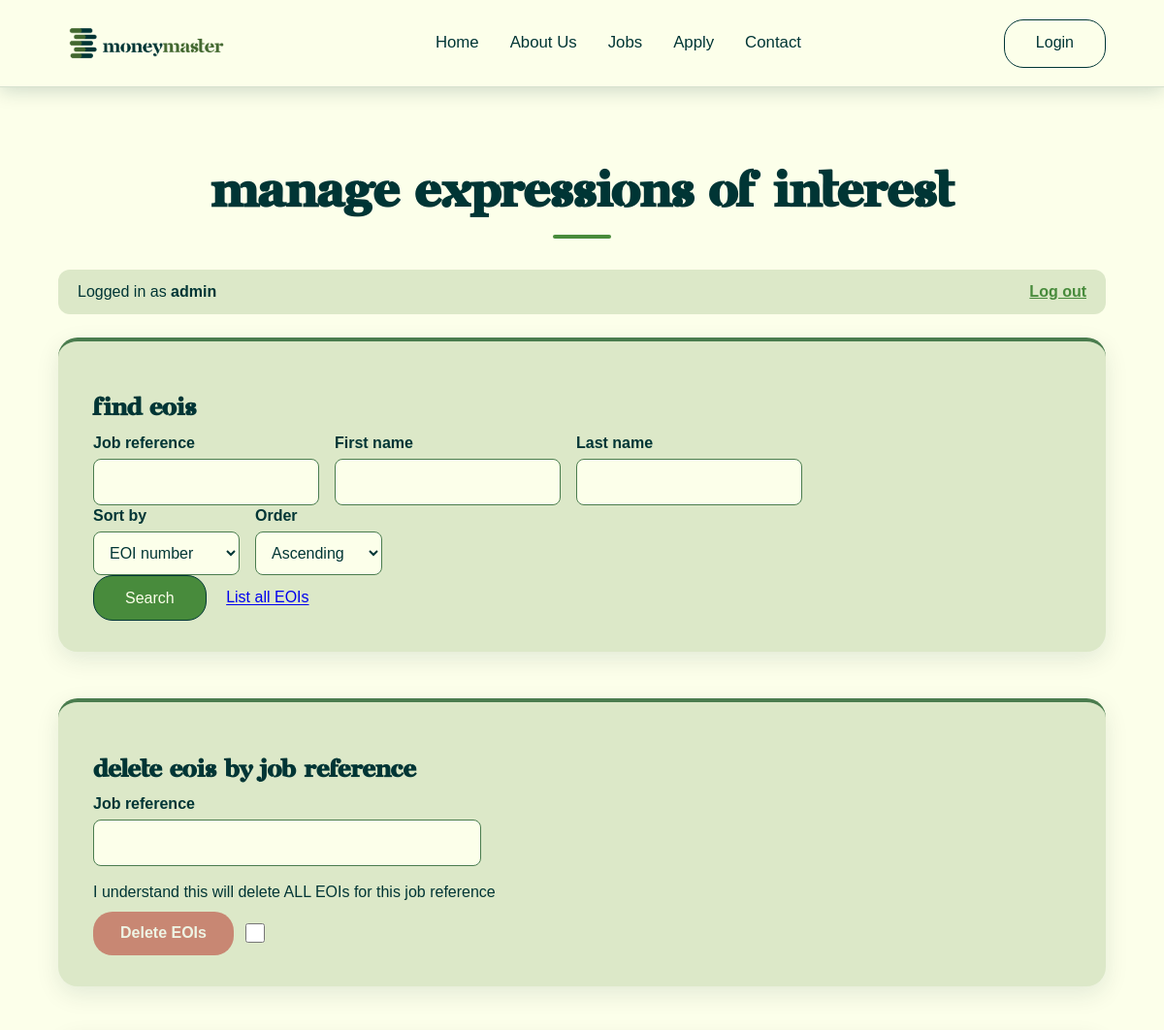
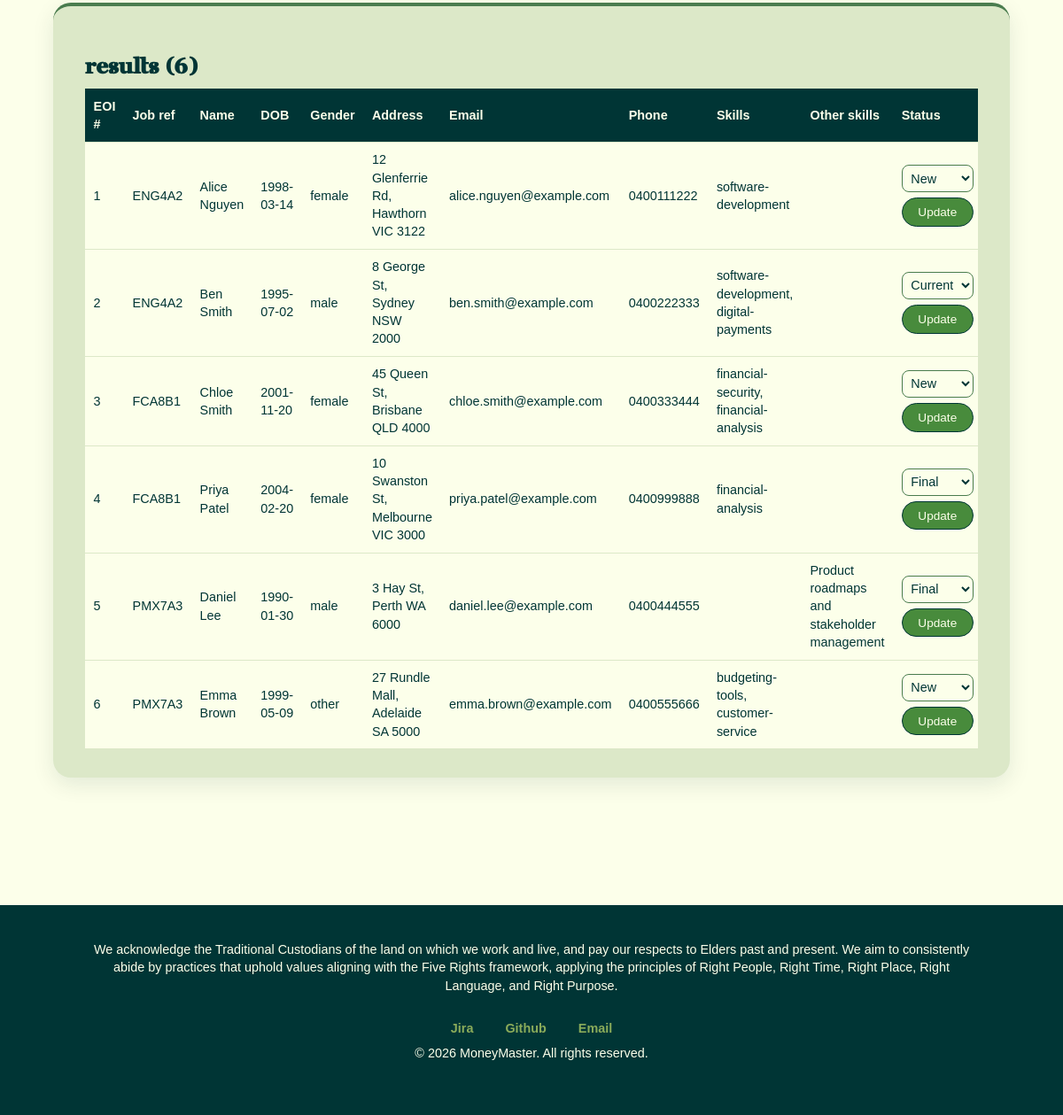
The app's page /project2/manage.php (signed in) with its own data (2 pictures, top to bottom).
### tables this page shows
CREATE TABLE `eoi` (
  `EOInumber`      INT AUTO_INCREMENT PRIMARY KEY,
  `job_ref`        VARCHAR(6)   NOT NULL,
  `first_name`     VARCHAR(20)  NOT NULL,
  `last_name`      VARCHAR(20)  NOT NULL,
  `dob`            DATE         NOT NULL,
  `gender`         VARCHAR(10)  NOT NULL,
  `street_address` VARCHAR(40)  NOT NULL,
  `suburb`         VARCHAR(40)  NOT NULL,
  `state`          VARCHAR(3)   NOT NULL,
  `postcode`       CHAR(4)      NOT NULL,
  `email`          VARCHAR(100) NOT NULL,
  `phone`          VARCHAR(12)  NOT NULL,
  `skills`         VARCHAR(255),
  `other_skills`   TEXT,
  `status`         ENUM('New', 'Current', 'Final') NOT NULL DEFAULT 'New'
);

### project2/manage.php (the view, shortened to what this page needs)
<?php
function e($value) {
    return htmlspecialchars((string)$value, ENT_QUOTES, "UTF-8", false);
}
require_once "settings.php";
$conn = @mysqli_connect($host, $user, $pwd, $sql_db);
$db_error = "";
$results = array();
$sort_fields = array(
    "EOInumber"      => "EOI number",
    "job_ref"        => "Job reference",
    "first_name"     => "First name",
    "last_name"      => "Last name",
    "dob"            => "Date of birth",
    "gender"         => "Gender",
    "street_address" => "Street address",
    "suburb"         => "Suburb",
    "state"          => "State",
    "postcode"       => "Postcode",
    "email"          => "Email",
    "phone"          => "Phone",
    "skills"         => "Skills",
    "other_skills"   => "Other skills",
    "status"         => "Status"
);
$statuses = array("New", "Current", "Final");
$search_jobref = isset($_GET["jobref"])    ? trim($_GET["jobref"])    : "";
$search_first  = isset($_GET["firstname"]) ? trim($_GET["firstname"]) : "";
$search_last   = isset($_GET["lastname"])  ? trim($_GET["lastname"])  : "";
$sort  = (isset($_GET["sort"]) && array_key_exists($_GET["sort"], $sort_fields)) ? $_GET["sort"] : "EOInumber";
$order = (isset($_GET["order"]) && $_GET["order"] == "DESC") ? "DESC" : "ASC";
if (!$conn) {
    $db_error = "Unable to connect to the database.";
} else {
    $sql = "SELECT * FROM eoi";
    $sql .= " ORDER BY $sort $order";
    $stmt = mysqli_prepare($conn, $sql);
    if (!$stmt) {
        $db_error = "The EOI table does not exist yet. Submit an application first.";
    } else {
        mysqli_stmt_execute($stmt);
        $result = mysqli_stmt_get_result($stmt);
        while ($row = mysqli_fetch_assoc($result)) {
            $results[] = $row;
        }
    }
}
?>
<!DOCTYPE html>
<html lang="en">
<head>
    <link rel="stylesheet" href="../styles/styles.css">
</head>
<body>
    <?php include 'header.inc'; ?>
    <main class="manage-page">
        <h1>Manage Expressions of Interest</h1>
        <div class="manage-bar">
            <span>Logged in as <strong><?php echo e($_SESSION["username"]); ?></strong></span>
            <a href="logout.php">Log out</a> <?php  ?>
        </div>
        <section>
            <h2>Find EOIs</h2>
            <form action="manage.php" method="GET">
                <div class="form-row">
                    <div>
                        <label for="jobref">Job reference</label>
                        <input type="text" id="jobref" name="jobref" maxlength="6" value="<?php echo e($search_jobref); ?>">
                    </div>
                    <div>
                        <label for="firstname">First name</label>
                        <input type="text" id="firstname" name="firstname" maxlength="20" value="<?php echo e($search_first); ?>">
                    </div>
                    <div>
                        <label for="lastname">Last name</label>
                        <input type="text" id="lastname" name="lastname" maxlength="20" value="<?php echo e($search_last); ?>">
                    </div>
                </div>
                <div class="form-row">
                    <div>
                        <label for="sort">Sort by</label>
                        <select id="sort" name="sort">
                            <?php foreach ($sort_fields as $field => $label) { ?>
                                <option value="<?php echo $field; ?>" <?php if ($sort == $field) echo "selected"; ?>><?php echo $label; ?></option>
                            <?php } ?>
                        </select>
                    </div>
                    <div>
                        <label for="order">Order</label>
                        <select id="order" name="order">
                            <option value="ASC" <?php if ($order == "ASC") echo "selected"; ?>>Ascending</option>
                        </select>
                    </div>
                </div>
                <div>
                    <button type="submit">Search</button>
                    <a href="manage.php">List all EOIs</a>
                </div>
            </form>
        </section>
        <section>
            <h2>Delete EOIs by Job Reference</h2>
            <form action="manage.php" method="POST">
                <label for="delete_jobref">Job reference</label>
                <input type="text" id="delete_jobref" name="delete_jobref" maxlength="6">
                <p class="confirm-text">
                    <label for="confirm_delete">I understand this will delete ALL EOIs for this job reference</label>
                </p>
                <div class="delete-row">
                    <button type="submit">Delete EOIs</button>
                    <input type="checkbox" id="confirm_delete" name="confirm_delete" value="yes">
                </div>
            </form>
        </section>
        <section>
            <h2>Results (<?php echo count($results); ?>)</h2>
            <?php if ($db_error != "") { ?>
                <div class="manage-message"><?php echo $db_error; ?></div>
            <?php } elseif (count($results) == 0) { ?>
                <div class="manage-message">No EOIs found.</div>
            <?php } else { ?>
                <div class="manage-table-wrap">
                    <table class="manage-table">
                        <thead>
                            <tr>
                                <th>EOI #</th>
                                <th>Job ref</th>
                                <th>Name</th>
                                <th>DOB</th>
                                <th>Gender</th>
                                <th>Address</th>
                                <th>Email</th>
                                <th>Phone</th>
                                <th>Skills</th>
                                <th>Other skills</th>
                                <th>Status</th>
                            </tr>
                        </thead>
                        <tbody>
                            <?php foreach ($results as $row) { ?>
                                <tr>
                                    <td><?php echo e($row["EOInumber"]); ?></td>
                                    <td><?php echo e($row["job_ref"]); ?></td>
                                    <td><?php echo e($row["first_name"] . " " . $row["last_name"]); ?></td>
                                    <td><?php echo e($row["dob"]); ?></td>
                                    <td><?php echo e($row["gender"]); ?></td>
                                    <td><?php echo e($row["street_address"] . ", " . $row["suburb"] . " " . $row["state"] . " " . $row["postcode"]); ?></td>
                                    <td><?php echo e($row["email"]); ?></td>
                                    <td><?php echo e($row["phone"]); ?></td>
                                    <td><?php echo e($row["skills"]); ?></td>
                                    <td><?php echo e($row["other_skills"]); ?></td>
                                    <td>
                                        <form action="manage.php?<?php echo e(isset($_SERVER["QUERY_STRING"]) ? $_SERVER["QUERY_STRING"] : ""); ?>" method="POST">
                                            <select name="new_status" aria-label="Status for EOI <?php echo e($row["EOInumber"]); ?>">
                                                <?php foreach ($statuses as $status) { ?>
                                                    <option value="<?php echo $status; ?>" <?php if ($row["status"] == $status) echo "selected"; ?>><?php echo $status; ?></option>
                                                <?php } ?>
                                            </select>
                                            <button type="submit">Update</button>
                                        </form>
                                    </td>
                                </tr>
                            <?php } ?>
                        </tbody>
                    </table>
                </div>
            <?php } ?>
        </section>
    </main>
    <?php include 'footer.inc'; ?>
</body>
</html>

### styles/styles.css (style rules this page uses)
:root { --accent-color: rgb(72, 139, 60); --cream: #fcffea; --dark-green: #003535; --mid-green: #4a7c4e; --light-green: #8aab5a; --white: #ffffff; --soft-green: #dce8c8; --pale-green: #eef4df; --text: #2f4f4f; --muted: #6b7a5e; --radius: 20px; }
* { box-sizing: border-box; line-height: 140%; }
html { scroll-behavior: smooth; }
body { margin: 0; padding: 0; background-color: var(--cream); color: var(--dark-green); font-family: Helvetica, Arial, sans-serif; }
h1, h2, h3, h4 { font-family: "Saint George", Helvetica, Arial, sans-serif; }
h1 { font-size: 50px; }
h2 { font-size: 36px; }
main { width: 100%; max-width: 1200px; min-height: 100vh; margin: 0 auto; padding: 130px 5% 3rem; }
main > section { background-color: var(--soft-green); border-radius: var(--radius); padding: 2rem 2.25rem; margin-bottom: 2rem; border-top: 4px solid var(--mid-green); box-shadow: 0 8px 25px rgba(0, 53, 53, 0.1); }
main > h1 { color: var(--dark-green); text-align: center; margin-bottom: 2rem; }
main > h1::after { content: ""; display: block; width: 60px; height: 4px; margin: 0.5rem auto 0; border-radius: 2px; background-color: var(--accent-color); }
main > section h2 { font-family: "Saint George", sans-serif; font-size: 1.55rem; color: var(--dark-green); font-weight: 700; margin-bottom: 0.4rem; }
main > section:has(form) { max-width: 850px; margin: 0 auto 3rem; background-color: var(--soft-green); }
form p { margin-bottom: 1.2rem; }
label { display: block; margin-bottom: 0.3rem; color: var(--dark-green); font-weight: bold; }
input[type="text"], input[type="email"], input[type="date"], select, textarea { width: 100%; max-width: 400px; padding: 0.75rem; border: 1.5px solid var(--mid-green); border-radius: 8px; color: var(--dark-green); background-color: var(--cream); font-size: 1rem; transition: border-color 0.3s, box-shadow 0.3s; }
.form-row { display: flex; flex-wrap: wrap; gap: 1rem; }
form button { padding: 0.7rem 2rem; margin-right: 1rem; border: 1.5px solid var(--dark-green); border-radius: 20px; font-size: 1rem; cursor: pointer; transition: 0.3s; }
button[type="submit"] { color: var(--cream); background-color: var(--accent-color); }
.manage-page > section:has(form) { max-width: none; }
.manage-bar { display: flex; justify-content: space-between; align-items: center; margin-bottom: 1.5rem; padding: 0.75rem 1.25rem; border-radius: 12px; background-color: var(--soft-green); }
.manage-bar a { color: var(--accent-color); font-weight: bold; }
.manage-table-wrap { overflow-x: auto; }
.manage-table { width: 100%; border-collapse: collapse; background-color: var(--cream); }
.manage-table th, .manage-table td { padding: 0.75rem; text-align: left; border-bottom: 1px solid var(--soft-green); }
.manage-table th { color: var(--cream); background-color: var(--dark-green); }
.manage-table { font-size: 0.9rem; }
.manage-table th, .manage-table td { padding: 0.6rem; }
.manage-table form { display: flex; flex-direction: column; gap: 0.4rem; }
.manage-table select { width: auto; padding: 0.35rem; font-size: 0.9rem; }
.manage-table button { width: auto; margin: 0; padding: 0.35rem 0.9rem; font-size: 0.85rem; }
.confirm-text { margin: 1rem 0 0.5rem; }
.confirm-text label { font-weight: normal; }
.delete-row { display: flex; align-items: center; gap: 0.75rem; }
.delete-row input[type="checkbox"] { width: 1.25rem; height: 1.25rem; margin: 0; accent-color: #b3261e; cursor: pointer; }
.delete-row button { width: auto; margin: 0; padding: 0.7rem 1.75rem; border: none; border-radius: 20px; color: #ffffff; background-color: #b3261e; font-weight: bold; box-shadow: 0 4px 10px rgba(179, 38, 30, 0.3); transition: background-color 0.2s, transform 0.2s, opacity 0.2s; }
.delete-row:has(input:not(:checked)) button { opacity: 0.5; box-shadow: none; }

### records on screen
eoi: EOInumber "1", job_ref "ENG4A2", first_name+last_name "Alice Nguyen", dob "1998-03-14", gender "female", street_address+suburb+state "12 Glenferrie Rd, Hawthorn VIC 3122", email "alice.nguyen@example.com", phone "0400111222", skills "software-development", new_status "New"
eoi: EOInumber "2", job_ref "ENG4A2", first_name+last_name "Ben Smith", dob "1995-07-02", gender "male", street_address+suburb+state "8 George St, Sydney NSW 2000", email "ben.smith@example.com", phone "0400222333", skills "software-development, digital-payments", new_status "Current"
eoi: EOInumber "3", job_ref "FCA8B1", first_name+last_name "Chloe Smith", dob "2001-11-20", gender "female", street_address+suburb+state "45 Queen St, Brisbane QLD 4000", email "chloe.smith@example.com", phone "0400333444", skills "financial-security, financial-analysis", new_status "New"
eoi: EOInumber "4", job_ref "FCA8B1", first_name+last_name "Priya Patel", dob "2004-02-20", gender "female", street_address+suburb+state "10 Swanston St, Melbourne VIC 3000", email "priya.patel@example.com", phone "0400999888", skills "financial-analysis", new_status "Final"
eoi: EOInumber "5", job_ref "PMX7A3", first_name+last_name "Daniel Lee", dob "1990-01-30", gender "male", street_address+suburb+state "3 Hay St, Perth WA 6000", email "daniel.lee@example.com", phone "0400444555", other_skills "Product roadmaps and stakeholder management", new_status "Final"
eoi: EOInumber "6", job_ref "PMX7A3", first_name+last_name "Emma Brown", dob "1999-05-09", gender "other", street_address+suburb+state "27 Rundle Mall, Adelaide SA 5000", email "emma.brown@example.com", phone "0400555666", skills "budgeting-tools, customer-service", new_status "New"

### other values on screen
$_SESSION["username"] "admin"
count($results) "6"
form field sort "EOI number"
